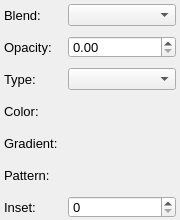
<?xml version="1.0" encoding="UTF-8"?>
<ui version="4.0">
 <class>FillEffectSettingsPanel</class>
 <widget class="QWidget" name="FillEffectSettingsPanel">
  <property name="geometry">
   <rect>
    <x>0</x>
    <y>0</y>
    <width>180</width>
    <height>220</height>
   </rect>
  </property>
  <property name="sizePolicy">
   <sizepolicy hsizetype="MinimumExpanding" vsizetype="Preferred">
    <horstretch>0</horstretch>
    <verstretch>0</verstretch>
   </sizepolicy>
  </property>
  <property name="minimumSize">
   <size>
    <width>180</width>
    <height>160</height>
   </size>
  </property>
  <property name="font">
   <font>
    <pointsize>12</pointsize>
   </font>
  </property>
  <property name="windowTitle">
   <string>Form</string>
  </property>
  <layout class="QVBoxLayout" name="verticalLayout">
   <property name="spacing">
    <number>0</number>
   </property>
   <property name="leftMargin">
    <number>4</number>
   </property>
   <property name="topMargin">
    <number>4</number>
   </property>
   <property name="rightMargin">
    <number>4</number>
   </property>
   <property name="bottomMargin">
    <number>2</number>
   </property>
   <item>
    <layout class="QGridLayout" name="gridLayout_4">
     <property name="horizontalSpacing">
      <number>4</number>
     </property>
     <property name="verticalSpacing">
      <number>10</number>
     </property>
     <item row="2" column="1">
      <widget class="QComboBox" name="comboBoxType">
       <property name="sizePolicy">
        <sizepolicy hsizetype="Expanding" vsizetype="Fixed">
         <horstretch>0</horstretch>
         <verstretch>0</verstretch>
        </sizepolicy>
       </property>
       <property name="font">
        <font>
         <pointsize>10</pointsize>
        </font>
       </property>
      </widget>
     </item>
     <item row="6" column="1">
      <widget class="QSpinBox" name="spinBoxInset">
       <property name="font">
        <font>
         <pointsize>10</pointsize>
        </font>
       </property>
      </widget>
     </item>
     <item row="6" column="0">
      <widget class="QLabel" name="labelInset">
       <property name="font">
        <font>
         <pointsize>10</pointsize>
        </font>
       </property>
       <property name="text">
        <string>Inset:</string>
       </property>
      </widget>
     </item>
     <item row="0" column="0">
      <widget class="QLabel" name="labelBlend">
       <property name="minimumSize">
        <size>
         <width>60</width>
         <height>0</height>
        </size>
       </property>
       <property name="font">
        <font>
         <pointsize>10</pointsize>
        </font>
       </property>
       <property name="text">
        <string>Blend:</string>
       </property>
      </widget>
     </item>
     <item row="3" column="1">
      <widget class="ColorSwatchWidget" name="colorSwatch" native="true">
       <property name="minimumSize">
        <size>
         <width>0</width>
         <height>22</height>
        </size>
       </property>
       <property name="font">
        <font>
         <pointsize>10</pointsize>
        </font>
       </property>
      </widget>
     </item>
     <item row="5" column="0">
      <widget class="QLabel" name="labelPattern">
       <property name="font">
        <font>
         <pointsize>10</pointsize>
        </font>
       </property>
       <property name="text">
        <string>Pattern:</string>
       </property>
      </widget>
     </item>
     <item row="3" column="0">
      <widget class="QLabel" name="labelColor">
       <property name="font">
        <font>
         <pointsize>10</pointsize>
        </font>
       </property>
       <property name="text">
        <string>Color:</string>
       </property>
      </widget>
     </item>
     <item row="4" column="0">
      <widget class="QLabel" name="labelGradient">
       <property name="font">
        <font>
         <pointsize>10</pointsize>
        </font>
       </property>
       <property name="text">
        <string>Gradient:</string>
       </property>
      </widget>
     </item>
     <item row="5" column="1">
      <widget class="PatternSwatchWidget" name="patternSwatch" native="true">
       <property name="minimumSize">
        <size>
         <width>0</width>
         <height>48</height>
        </size>
       </property>
       <property name="font">
        <font>
         <pointsize>10</pointsize>
        </font>
       </property>
      </widget>
     </item>
     <item row="2" column="0">
      <widget class="QLabel" name="labelType">
       <property name="font">
        <font>
         <pointsize>10</pointsize>
        </font>
       </property>
       <property name="text">
        <string>Type:</string>
       </property>
      </widget>
     </item>
     <item row="4" column="1">
      <widget class="GradientSwatchWidget" name="gradientSwatch" native="true">
       <property name="minimumSize">
        <size>
         <width>0</width>
         <height>22</height>
        </size>
       </property>
       <property name="font">
        <font>
         <pointsize>10</pointsize>
        </font>
       </property>
      </widget>
     </item>
     <item row="0" column="1">
      <widget class="QComboBox" name="comboBoxBlend">
       <property name="sizePolicy">
        <sizepolicy hsizetype="Expanding" vsizetype="Fixed">
         <horstretch>0</horstretch>
         <verstretch>0</verstretch>
        </sizepolicy>
       </property>
       <property name="font">
        <font>
         <pointsize>10</pointsize>
        </font>
       </property>
      </widget>
     </item>
     <item row="1" column="0">
      <widget class="QLabel" name="labelOpacity">
       <property name="font">
        <font>
         <pointsize>10</pointsize>
        </font>
       </property>
       <property name="text">
        <string>Opacity:</string>
       </property>
      </widget>
     </item>
     <item row="1" column="1">
      <widget class="QDoubleSpinBox" name="spinBoxOpacity">
       <property name="font">
        <font>
         <pointsize>10</pointsize>
        </font>
       </property>
       <property name="maximum">
        <double>1.000000000000000</double>
       </property>
       <property name="singleStep">
        <double>0.100000000000000</double>
       </property>
      </widget>
     </item>
    </layout>
   </item>
   <item>
    <spacer name="verticalSpacer">
     <property name="orientation">
      <enum>Qt::Vertical</enum>
     </property>
     <property name="sizeHint" stdset="0">
      <size>
       <width>20</width>
       <height>40</height>
      </size>
     </property>
    </spacer>
   </item>
  </layout>
 </widget>
 <customwidgets>
  <customwidget>
   <class>ColorSwatchWidget</class>
   <extends>QWidget</extends>
   <header>src/UI/Widgets/ColorSwatchWidget.h</header>
   <container>1</container>
  </customwidget>
  <customwidget>
   <class>GradientSwatchWidget</class>
   <extends>QWidget</extends>
   <header>src/UI/Widgets/GradientSwatchWidget.h</header>
   <container>1</container>
  </customwidget>
  <customwidget>
   <class>PatternSwatchWidget</class>
   <extends>QWidget</extends>
   <header>src/UI/Widgets/PatternSwatchWidget.h</header>
   <container>1</container>
  </customwidget>
 </customwidgets>
 <resources/>
 <connections/>
</ui>
